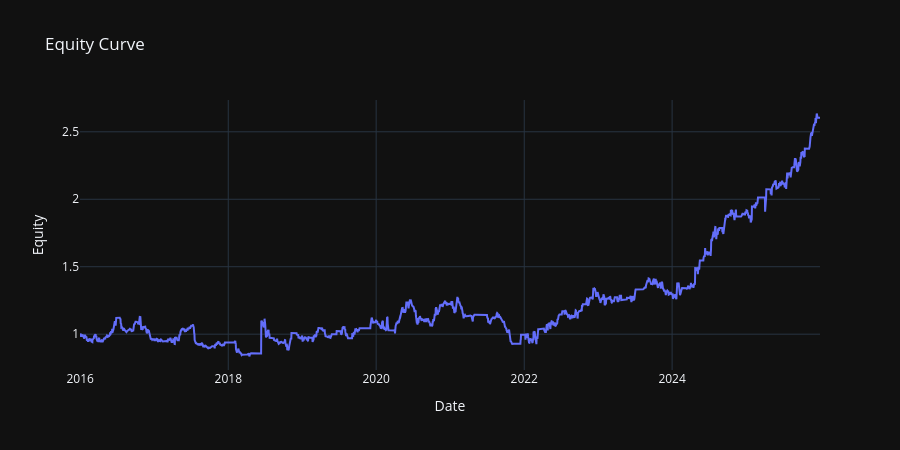

The notebook cell saved with this chart:
### Code cell
import plotly.graph_objects as go

eq =res_sw["equity"]

fig = go.Figure()

fig.add_trace(
    go.Scatter(
        x=eq["datetime"],
        y=eq["equity"],
        mode="lines",
        name="Equity",
    )
)

fig.update_layout(
    title="Equity Curve",
    xaxis_title="Date",
    yaxis_title="Equity",
    template="plotly_dark",
    hovermode="x unified",
    width=900,
    height=450,
)

import plotly.graph_objects as go

eq =res_sw["equity"]

fig = go.Figure()

fig.add_trace(
    go.Scatter(
        x=eq["datetime"],
        y=eq["equity"],
        mode="lines",
        name="Equity",
    )
)

fig.update_layout(
    title="Equity Curve",
    xaxis_title="Date",
    yaxis_title="Equity",
    template="plotly_dark",
    hovermode="x unified",
    width=900,
    height=450,
)

# compute some performance metrics for annotation
stats = res_sw["stats"]
sharpe = stats.get("Sharpe", np.nan)
annual_return = stats.get("CAGR", np.nan)        # use CAGR as annual return
# daily returns from equity
eq["ret"] = eq["equity"].pct_change()
annual_vol = eq["ret"].std() * np.sqrt(252)
downside = eq.loc[eq["ret"] < 0, "ret"]
sortino = (
    eq["ret"].mean() / (downside.std() * np.sqrt(252))
    if len(downside) > 0
    else np.nan
)
roll_max = eq["equity"].cummax()
max_dd = (eq["equity"] / roll_max - 1).min()

metrics_text = (
    f"Sharpe: {sharpe:.2f}<br>"
    f"Sortino: {sortino:.2f}<br>"
    f"Ann. vol: {annual_vol:.2%}<br>"
    f"Ann. ret: {annual_return:.2%}<br>"
    f"Max DD: {max_dd:.2%}"
)

fig.add_annotation(
    xref="paper",
    yref="paper",
    x=0.01,
    y=0.99,
    text=metrics_text,
    showarrow=False,
    align="left",
    font=dict(size=12),
)

fig.show()

### Figure 1 — Plotly figure (JSON) as saved in the notebook; plotly's stock layout.template omitted (floating-point values rounded to 4 significant figures; data arrays with more than 128 entries replaced by an {"elided": "..."} marker saying what was removed)
{"data": [{"mode": "lines", "name": "Equity", "type": "scatter", "x": {"elided": "2610 str values"}, "y": {"elided": "2610 float values"}}], "layout": {"height": 450, "hovermode": "x unified", "title": {"text": "Equity Curve"}, "width": 900, "xaxis": {"title": {"text": "Date"}}, "yaxis": {"title": {"text": "Equity"}}}}
